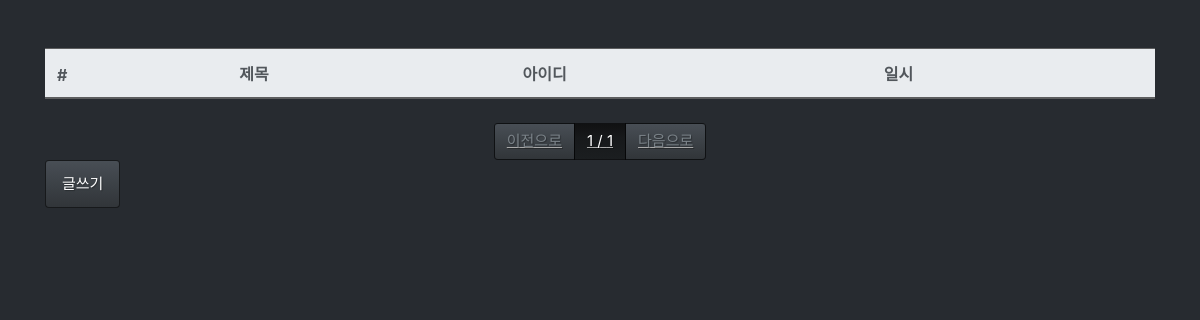
Before: /board/list/ with the older database file.
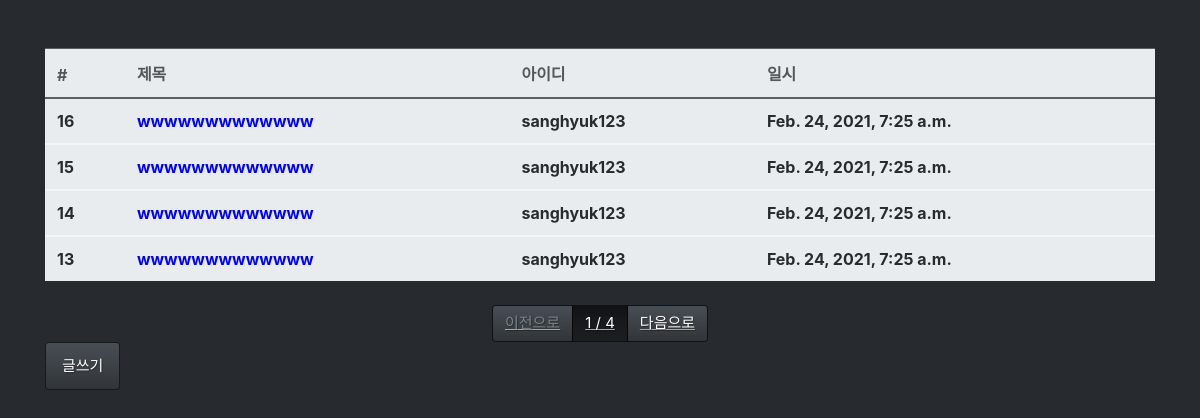
After: the same page with the newer database file.
### board/models.py (models this page shows, shortened)
class Board(models.Model):
    title = models.CharField(max_length=128, verbose_name="제목")
    contents = models.TextField(verbose_name="내용")
    writer = models.ForeignKey('fcuser.Fcuser', on_delete=models.CASCADE ,verbose_name="작성자")
    registered_dttm = models.DateTimeField(
        auto_now_add=True, verbose_name='등록시간')
    class Meta:
        db_table = 'fastcampus_board'
        verbose_name = '고려화학매트 게시글'
        verbose_name_plural = '고려화학매트 게시글'

### fcuser/models.py (models this page shows)
class Fcuser(models.Model):
    username = models.CharField(max_length=64, verbose_name="사용자명")
    useremail = models.EmailField(max_length=128, verbose_name="사용자이메일")
    password = models.CharField(max_length=64, verbose_name="비밀번호")
    registered_dttm = models.DateTimeField(
        auto_now_add=True, verbose_name='등록시간')
    def __str__(self):
        return self.username
    class Meta:
        db_table = 'fastcampus_fcuser'
        verbose_name = '고려화학매트 사용자'
        verbose_name_plural = '고려화학매트 사용자'

### board/views.py (the view)
# urls.py: path('list/', views.board_list),
def board_list(request):
  all_boards = Board.objects.all().order_by('-id')
  page = int(request.GET.get('page', 1))
  paginator = Paginator(all_boards, 4)
  boards = paginator.get_page(page)
  return render(request, 'board_list.html', {'boards':boards})

### board/templates/board_list.html
{% extends "base.html" %}
{% block contents %}
<div class="row mt-5">
  <div class="col-12">
    <table class="table table-light">
      <thead class="thead-light">
        <tr>
          <th>#</th>
          <th>제목</th>
          <th>아이디</th>
          <th>일시</th>
        </tr>
      </thead>
        {% for board in boards %}
        <tbody class="text-dark">
          <tr>
            <th>{{ board.id }}</th>
            <th><a href="../../board/detail/{{board.id}}" style="color:blue">{{ board.title }}</a></th>
            <th>{{ board.writer }}</th>
            <th>{{ board.registered_dttm }}</th>
          </tr>
        </tbody>
        {% endfor %}
    </table>
  </div>
</div>
<div class="row mt-2">
  <div class="col-12">
    <nav>
      <u class="pagination justify-content-center">
        {% if boards.has_previous %}
        <li class="page-item">
          <a href="?page={{ boards.previous_page_number }}" class="page-link">이전으로</a>
        {% else %}
        <li class="page-item disabled">
          <a class="page-link">이전으로</a>
        {% endif %}
        </li>
        <li class="page-item active">
          <a href="" class="page-link">{{ boards.number}} / {{ boards.paginator.num_pages }}</a>
        </li>
        {% if boards.has_next %}
        <li class="page-item">
          <a href="?page={{ boards.next_page_number }}" class="page-link">다음으로</a>
        {% else %}
        <li class="page-item disabled">
          <a class="page-link">다음으로</a>
        {% endif %}
        </li>
      </u>
    </nav>
  </div>
</div>
<div class="row">
  <div class="col-12">
    <button onclick="location.href = '/board/write'" class="btn btn-primary">글쓰기</button>
  </div>
</div>
{% endblock %}

### board/templates/base.html (shortened to what this page needs)
<html>
  <head>
    <link rel="stylesheet" href="/static/bootstrap.min.css" />
  </head>
  <body>
    <div class="container">
      {% block contents %}
      {% endblock %}
    </div>
  </body>
</html>

Changed rows visible on the page:
added Board: id "16", title "wwwwwwwwwwwww", writer "sanghyuk123", registered_dttm "Feb. 24, 2021, 7:25 a.m."
added Board: id "15", title "wwwwwwwwwwwww", writer "sanghyuk123", registered_dttm "Feb. 24, 2021, 7:25 a.m."
added Board: id "14", title "wwwwwwwwwwwww", writer "sanghyuk123", registered_dttm "Feb. 24, 2021, 7:25 a.m."
added Board: id "13", title "wwwwwwwwwwwww", writer "sanghyuk123", registered_dttm "Feb. 24, 2021, 7:25 a.m."
Other visible differences:
{{ boards.paginator.num_pages }}: "1" → "4"
